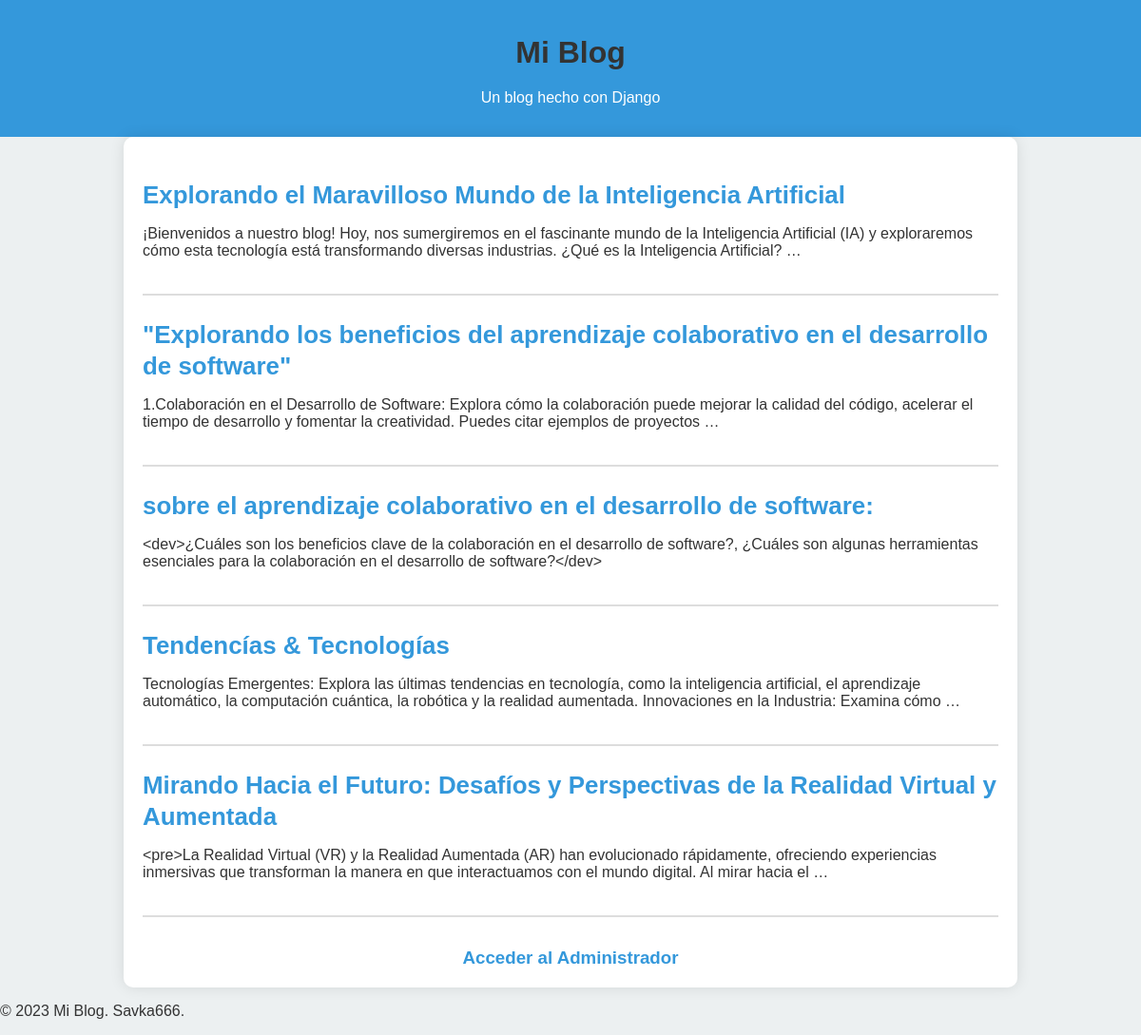
The page / on the database its author committed.
### blog/models.py (models this page shows, shortened)
class Post(models.Model):
    title = models.CharField(max_length=200)
    content = models.TextField()
    category = models.ForeignKey(Category, on_delete=models.CASCADE, null=True, blank=True)
    tags = models.ManyToManyField(Tag, blank=True)
    author = models.ForeignKey(User, on_delete=models.CASCADE)
    created_date = models.DateTimeField(auto_now_add=True)

### blog/views.py (the view)
# urls.py: path('', post_list, name='post_list'),
def post_list(request):
    posts = Post.objects.all()
    return render(request, 'blog/post_list.html', {'posts': posts})

### blog/templates/blog/post_list.html (shortened to what this page needs)
<!DOCTYPE html>
<html lang="es">
<head>
    {% load static %}
    <link rel="stylesheet" type="text/css" href="{% static 'blog/css/styles.css' %}">
</head>
<body>
    <header>
        <h1>Mi Blog</h1>
        <p>Un blog hecho con Django</p>
    </header>
    <div class="container">
        <ul>
            {% for post in posts %}
                <li class="post-preview">
                    <h2 class="post-title">
                        <a href="{% url 'blog:post_detail' post.id %}">{{ post.title }}</a>
                    </h2>
                    <p class="post-content">{{ post.content|truncatewords:30 }}</p>
                </li>
            {% endfor %}
        </ul>
        <div class="admin-link">
            <a class="admin-link-btn" href="{% url 'admin:index' %}">Acceder al Administrador</a>
        </div>
    </div>
    <footer>
        <p>&copy; 2023 Mi Blog. Savka666.</p>
    </footer>
</body>
</html>

### blog/static/blog/css/styles.css (style rules this page uses)
body { font-family: 'Arial', sans-serif; margin: 0; padding: 0; background-color: #ecf0f1; color: #333; }
header { background-color: #3498db; color: #fff; text-align: center; padding: 1em 0; }
h1 { margin-bottom: 20px; font-size: 2em; color: #333; }
ul { list-style: none; padding: 0; margin: 0; }
li { margin-bottom: 15px; }
a { color: #3498db; text-decoration: none; font-weight: bold; font-size: 0.9em; }
.container { max-width: 900px; margin: 0 auto; padding: 20px; background-color: #fff; box-shadow: 0 0 15px rgba(0, 0, 0, 0.1); border-radius: 10px; }
.post-preview { border-bottom: 2px solid #ddd; padding-bottom: 20px; margin-bottom: 20px; }
.post-title { font-size: 1.8em; margin-bottom: 15px; color: #2980b9; }
.admin-link { margin-top: 30px; text-align: center; font-size: 1.3em; color: #333; }
.admin-link a { color: #3498db; font-weight: bold; }

### rows shown on the page
Post: title "Explorando el Maravilloso Mundo de la Inteligencia Artificial", content "¡Bienvenidos a nuestro blog! Hoy, nos sumergiremos en el fascinante mundo de la Inteligencia Artificial (IA) y exploraremos cómo esta tecnología está transformando diversas industrias. ¿Qué es la Inteligencia Artificial? …"
Post: title "\"Explorando los beneficios del aprendizaje colaborativo en el desarrollo de software\"", content "1.Colaboración en el Desarrollo de Software: Explora cómo la colaboración puede mejorar la calidad del código, acelerar el tiempo de desarrollo y fomentar la creatividad. Puedes citar ejemplos de proyectos …"
Post: title "sobre el aprendizaje colaborativo en el desarrollo de software:", content "<dev>¿Cuáles son los beneficios clave de la colaboración en el desarrollo de software?, ¿Cuáles son algunas herramientas esenciales para la colaboración en el desarrollo de software?</dev>"
Post: title "Tendencías & Tecnologías", content "Tecnologías Emergentes: Explora las últimas tendencias en tecnología, como la inteligencia artificial, el aprendizaje automático, la computación cuántica, la robótica y la realidad aumentada. Innovaciones en la Industria: Examina cómo …"
Post: title "Mirando Hacia el Futuro: Desafíos y Perspectivas de la Realidad Virtual y Aumentada", content "<pre>La Realidad Virtual (VR) y la Realidad Aumentada (AR) han evolucionado rápidamente, ofreciendo experiencias inmersivas que transforman la manera en que interactuamos con el mundo digital. Al mirar hacia el …"
